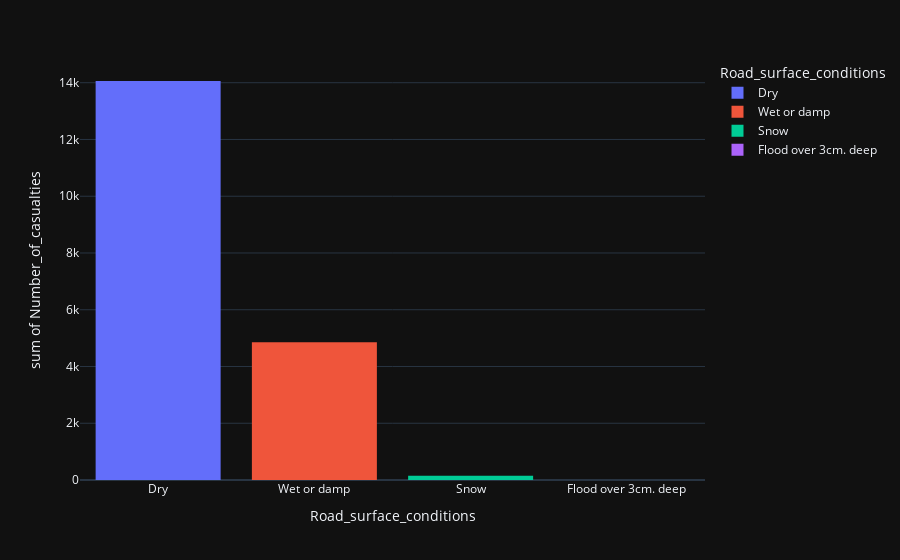

The notebook cell this image was saved under:
### Code cell
#Histogram for road surface conditions against number of casualties 
px.histogram(df,df['Road_surface_conditions'], df['Number_of_casualties'],color='Road_surface_conditions', template='plotly_dark')

### Figure 1 — Plotly figure (JSON) as saved in the notebook; plotly's stock layout.template omitted (floating-point values rounded to 4 significant figures; data arrays with more than 128 entries replaced by an {"elided": "..."} marker saying what was removed)
{"data": [{"alignmentgroup": "True", "bingroup": "x", "histfunc": "sum", "hovertemplate": "Road_surface_conditions=%{x}<br>sum of Number_of_casualties=%{y}<extra></extra>", "legendgroup": "Dry", "marker": {"color": "#636efa", "pattern": {"shape": ""}}, "name": "Dry", "offsetgroup": "Dry", "orientation": "v", "showlegend": true, "type": "histogram", "x": {"elided": "9340 str values"}, "xaxis": "x", "y": {"elided": "9340 int values"}, "yaxis": "y"}, {"alignmentgroup": "True", "bingroup": "x", "histfunc": "sum", "hovertemplate": "Road_surface_conditions=%{x}<br>sum of Number_of_casualties=%{y}<extra></extra>", "legendgroup": "Wet or damp", "marker": {"color": "#EF553B", "pattern": {"shape": ""}}, "name": "Wet or damp", "offsetgroup": "Wet or damp", "orientation": "v", "showlegend": true, "type": "histogram", "x": {"elided": "2904 str values"}, "xaxis": "x", "y": {"elided": "2904 int values"}, "yaxis": "y"}, {"alignmentgroup": "True", "bingroup": "x", "histfunc": "sum", "hovertemplate": "Road_surface_conditions=%{x}<br>sum of Number_of_casualties=%{y}<extra></extra>", "legendgroup": "Snow", "marker": {"color": "#00cc96", "pattern": {"shape": ""}}, "name": "Snow", "offsetgroup": "Snow", "orientation": "v", "showlegend": true, "type": "histogram", "x": ["Snow", "Snow", "Snow", "Snow", "Snow", "Snow", "Snow", "Snow", "Snow", "Snow", "Snow", "Snow", "Snow", "Snow", "Snow", "Snow", "Snow", "Snow", "Snow", "Snow", "Snow", "Snow", "Snow", "Snow", "Snow", "Snow", "Snow", "Snow", "Snow", "Snow", "Snow", "Snow", "Snow", "Snow", "Snow", "Snow", "Snow", "Snow", "Snow", "Snow", "Snow", "Snow", "Snow", "Snow", "Snow", "Snow", "Snow", "Snow", "Snow", "Snow", "Snow", "Snow", "Snow", "Snow", "Snow", "Snow", "Snow", "Snow", "Snow", "Snow", "Snow", "Snow", "Snow", "Snow", "Snow", "Snow", "Snow", "Snow", "Snow", "Snow"], "xaxis": "x", "y": [2, 2, 2, 2, 2, 2, 2, 2, 2, 2, 2, 2, 3, 3, 3, 1, 1, 1, 1, 1, 1, 2, 2, 2, 1, 1, 1, 5, 5, 5, 5, 5, 5, 2, 2, 2, 1, 1, 2, 2, 2, 2, 2, 2, 2, 2, 2, 2, 2, 2, 3, 3, 3, 1, 1, 2, 2, 2, 2, 2, 2, 2, 2, 2, 2, 2, 2, 3, 3, 3], "yaxis": "y"}, {"alignmentgroup": "True", "bingroup": "x", "histfunc": "sum", "hovertemplate": "Road_surface_conditions=%{x}<br>sum of Number_of_casualties=%{y}<extra></extra>", "legendgroup": "Flood over 3cm. deep", "marker": {"color": "#ab63fa", "pattern": {"shape": ""}}, "name": "Flood over 3cm. deep", "offsetgroup": "Flood over 3cm. deep", "orientation": "v", "showlegend": true, "type": "histogram", "x": ["Flood over 3cm. deep", "Flood over 3cm. deep"], "xaxis": "x", "y": [1, 1], "yaxis": "y"}], "layout": {"barmode": "relative", "legend": {"title": {"text": "Road_surface_conditions"}, "tracegroupgap": 0}, "margin": {"t": 60}, "xaxis": {"anchor": "y", "categoryarray": ["Dry", "Wet or damp", "Snow", "Flood over 3cm. deep"], "categoryorder": "array", "domain": [0, 1], "title": {"text": "Road_surface_conditions"}}, "yaxis": {"anchor": "x", "domain": [0, 1], "title": {"text": "sum of Number_of_casualties"}}}}
